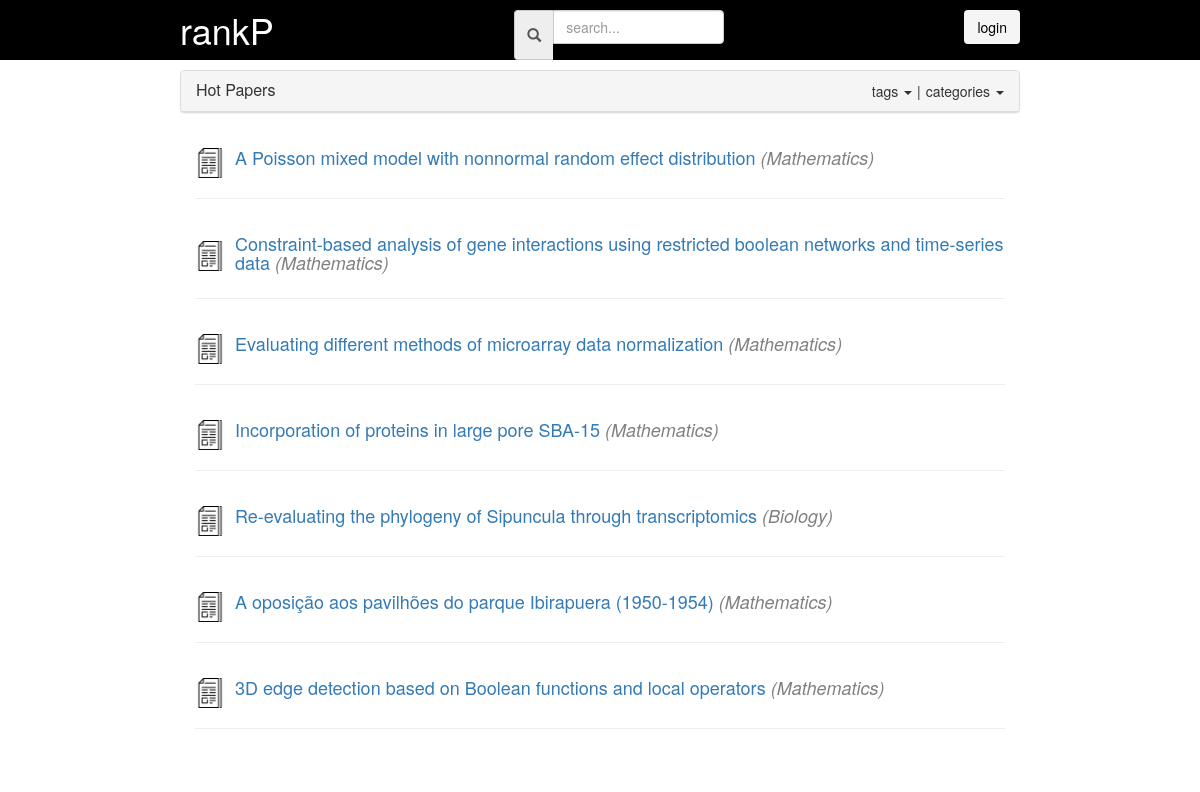
/catalog, run on the app's committed database.
### database_setup.py (models this page shows, shortened)
class Item(Base):
	__tablename__ = 'items'
	id = Column(Integer, primary_key=True)
	name = Column(String(250), nullable=False)
	description = Column(String(250))
	categorie_id = Column(Integer, ForeignKey('categories.id'))
	categorie = relationship(Categories)
	user_id = Column(Integer, ForeignKey('users.id'))
	user = relationship(Users)
	author = Column(String(250))
	pub_year = Column(Integer)
	ptype = Column(Integer)
	link = Column(String(250))
	hot_score = Column(Float)
	date = Column(Integer)

class Categories(Base):
	__tablename__ = 'categories'
	id = Column(Integer, primary_key=True)
	name = Column(String(250), nullable=False, unique=True)

### project.py (the view)
@app.route('/')
@app.route('/catalog')
def Index():
	categories = session.query(Categories).all()
	recent_items = session.query(Item).order_by(Item.hot_score.desc()).all()
	tags = session.query(Tags).limit(7).all()
	if len(recent_items) >= 10:
		recent_items = recent_items[0:10]
	return render_template('base.html', categories = categories, items = recent_items, login_session = login_session, tags = tags)

### templates/base.html (shortened to what this page needs)
<!DOCTYPE html>
{% block head %}
<head>
	<link rel="stylesheet" href="https://maxcdn.bootstrapcdn.com/bootstrap/3.3.7/css/bootstrap.min.css">
	<link rel="stylesheet" type="text/css" href="{{ url_for('static', filename='style.css') }}">
    <link rel="stylesheet" type="text/css" href="/static/style.css">
</head>
{% endblock %}
<body>
	<div class="title-banner">
		<div class="title-content">
			<a href="{{ url_for('Index') }}"><h1 class="title-text">rankP</h1></a>
			<div class="input-group" style="width: 25%; margin-top: 10px;">
				  <span class="input-group-addon" id="basic-addon1"><span class="glyphicon glyphicon-search"></span></span>
				  <input type="text" class="form-control" placeholder="search..." aria-describedby="basic-addon1">
			</div>
			{% if not login_session['username'] %}
			<form action="{{ url_for('Login') }}">
				<button class="login btn"> login </button>
			</form>
			{% endif %}
		</div>
	</div>
	<div class="main-content">
		{% block main %}
		<div class="items-ls-main">
			<div class="panel panel-default	">
				<div class="panel-heading panel-heading-btn">
			    	<h3 class="panel-title">Hot Papers</h3>
			    	<div class="panel-head-float">
			    		<div class="dropdown" style="margin-right: 5px;">
						  <button class="btn-text dropdown-toggle" type="button" id="dropdownMenu1" data-toggle="dropdown" aria-haspopup="true" aria-expanded="true">
						    tags
						    <span class="caret"> </span>
						  </button>
						</div>
						<span> | </span>
						<div class="dropdown" style="margin-left: 5px;">
						  <button class="btn-text dropdown-toggle" type="button" id="dropdownMenu1" data-toggle="dropdown" aria-haspopup="true" aria-expanded="true">
						     categories
						    <span class="caret"></span>
						  </button>
						</div>
			    	</div>
			    </div>
			  	</div>
			  	<div class="panel-body">
			  		{% for i in items %}
			    	<div class="media">
  						<div class="media-left media-middle">
    						<a href="{{ url_for('Items', categorie_id = i.categorie_id, item_id = i.id) }}">
      							{% if i.ptype == 'paper' %}
      							<img class="media-object main-page-img" src={{url_for('static', filename='article.png')}}>
      							{% endif %}
    						</a>
  						</div>
  						<div class="media-body">
    						<a href="{{ url_for('Items', categorie_id = i.categorie_id, item_id = i.id) }}">
    							<h4 class="media-heading">{{ i.name }} <i> ({{ i.categorie.name }}) </i></h4>
    						</a>
  						</div>
  						<hr>
					</div>
					{% endfor %}
			  	</div>
			</div>
		</div>
		{% endblock %}
</body>

### static/style.css (style rules this page uses)
body { margin: 0; }
.title-banner { width: 100%; background-color: black; }
.title-content { display: flex; flex-wrap: wrap; justify-content: space-between; margin: 0 15%; }
.title-content a { text-decoration: none; color: white; }
.title-text { margin: 0; padding: 10px 0; }
.login { margin: 10px 0; background-color: #f5f5f5; color: black; border-radius: 4px; }
.main-content { display: flex; flex-wrap: wrap; justify-content: space-between; margin: 0 15%; margin-top: 10px; }
.main-page-img { width: 30px; height: 30px; }
.items-ls-main { padding-left: 0; width: 100%; }
i { color: grey; }
.panel-heading-btn { display: flex; flex-wrap: wrap; justify-content: space-between; }
.btn-text { background-color: transparent; border: 0; padding: 0; }
.panel-head-float { display: flex; flex-wrap: wrap; }

### data on the page
Item: name "A Poisson mixed model with nonnormal random effect distribution", categorie.name "Mathematics"
Item: name "Constraint-based analysis of gene interactions using restricted boolean networks and time-series data", categorie.name "Mathematics"
Item: name "Evaluating different methods of microarray data normalization", categorie.name "Mathematics"
Item: name "Incorporation of proteins in large pore SBA-15", categorie.name "Mathematics"
Item: name "Re-evaluating the phylogeny of Sipuncula through transcriptomics", categorie.name "Biology"
Item: name "A oposição aos pavilhões do parque Ibirapuera (1950-1954)", categorie.name "Mathematics"
Item: name "3D edge detection based on Boolean functions and local operators", categorie.name "Mathematics"
